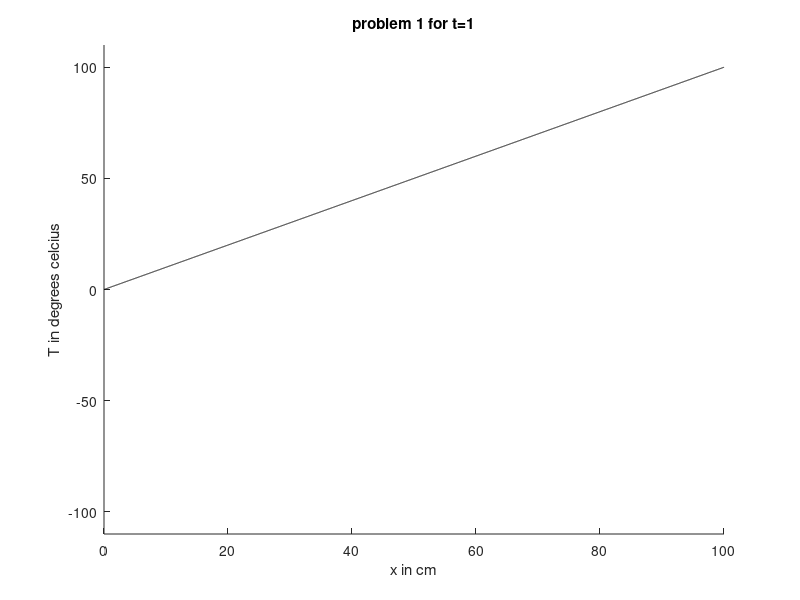

Write the MATLAB code that produced this figure.
clear all

L=100;
T1=100;
T0=0;
x=[0:0.01:L];

t=1;

T=x;


for n=1:1000
    u=sin(pi*n/L.*x);
    i=exp(-(pi*n)^(2)*t);
    a=2*75*cos(n*pi)+50;
    b=pi*n;
    T=T+a/b*i.*u;
        
end


figure
hold on
plot(x,T,'k-');
title(strcat('problem 1 for t=',num2str(t)))
axis([0 L -110 110])
xlabel('x in cm')
ylabel('T in degrees celcius')
hold off